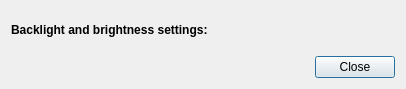
<?xml version="1.0" encoding="UTF-8"?>
<ui version="4.0">
 <class>BrightnessSettings</class>
 <widget class="QDialog" name="BrightnessSettings">
  <property name="geometry">
   <rect>
    <x>0</x>
    <y>0</y>
    <width>406</width>
    <height>89</height>
   </rect>
  </property>
  <property name="windowTitle">
   <string>Brightness Settings</string>
  </property>
  <property name="windowIcon">
   <iconset theme="system">
    <normaloff/>
   </iconset>
  </property>
  <layout class="QVBoxLayout" name="verticalLayout">
   <item>
    <widget class="QLabel" name="label">
     <property name="text">
      <string>&lt;html&gt;&lt;head/&gt;&lt;body&gt;&lt;p&gt;&lt;span style=&quot; font-weight:600;&quot;&gt;Backlight and brightness settings:&lt;/span&gt;&lt;/p&gt;&lt;/body&gt;&lt;/html&gt;</string>
     </property>
    </widget>
   </item>
   <item>
    <layout class="QVBoxLayout" name="layout"/>
   </item>
   <item>
    <widget class="QDialogButtonBox" name="buttonBox">
     <property name="orientation">
      <enum>Qt::Horizontal</enum>
     </property>
     <property name="standardButtons">
      <set>QDialogButtonBox::Close</set>
     </property>
    </widget>
   </item>
  </layout>
 </widget>
 <resources/>
 <connections>
  <connection>
   <sender>buttonBox</sender>
   <signal>accepted()</signal>
   <receiver>BrightnessSettings</receiver>
   <slot>accept()</slot>
   <hints>
    <hint type="sourcelabel">
     <x>248</x>
     <y>254</y>
    </hint>
    <hint type="destinationlabel">
     <x>157</x>
     <y>274</y>
    </hint>
   </hints>
  </connection>
  <connection>
   <sender>buttonBox</sender>
   <signal>rejected()</signal>
   <receiver>BrightnessSettings</receiver>
   <slot>reject()</slot>
   <hints>
    <hint type="sourcelabel">
     <x>316</x>
     <y>260</y>
    </hint>
    <hint type="destinationlabel">
     <x>286</x>
     <y>274</y>
    </hint>
   </hints>
  </connection>
 </connections>
</ui>
